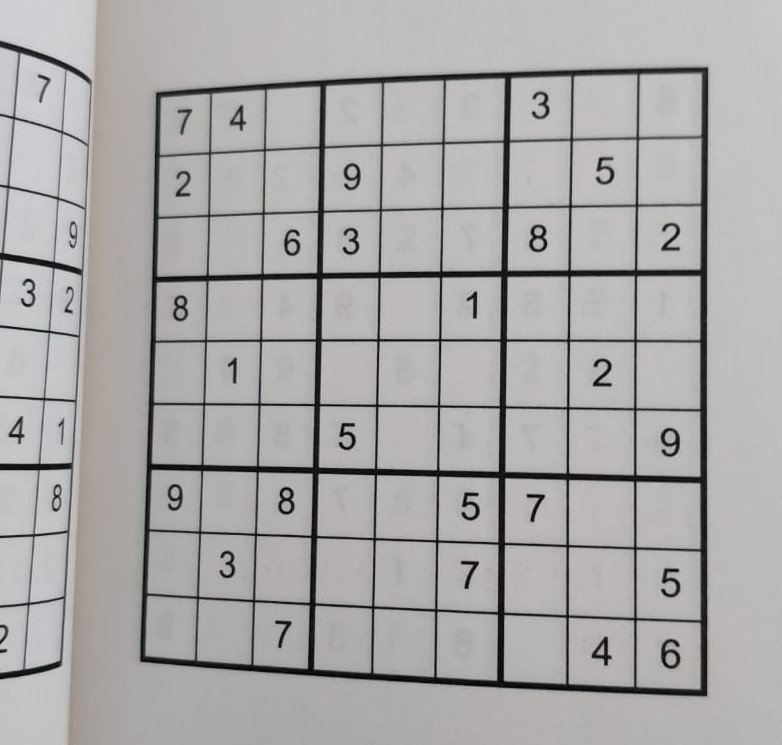
#> input picture img/sudoko.png, 782 x 745 px
$ python test2.py
#> lines starting #> are read from the running program, lines starting #| are printed output that depends on the picture; after the words box and inside, x2 and y2 are one past the last pixel; in counts of white or black regions, pixels touching at a corner belong together
"""
@file hough_lines.py
@brief This program demonstrates line finding with the Hough transform
"""
import sys
import math
import cv2 as cv
import numpy as np
def main(argv):
    default_file = "./img/sudoko.png"
    filename = argv[0] if len(argv) > 0 else default_file
    # Loads an image
    img_sudoko_color = cv.imread("./img/sudoko.png")
#> img_sudoko_color is the input picture: shape (745, 782, 3); mean B, G, R 167.3, 168.3, 169.9
    src = cv.cvtColor(img_sudoko_color, cv.COLOR_BGR2GRAY)

    dst = cv.Canny(src, 50, 200, None, 3)
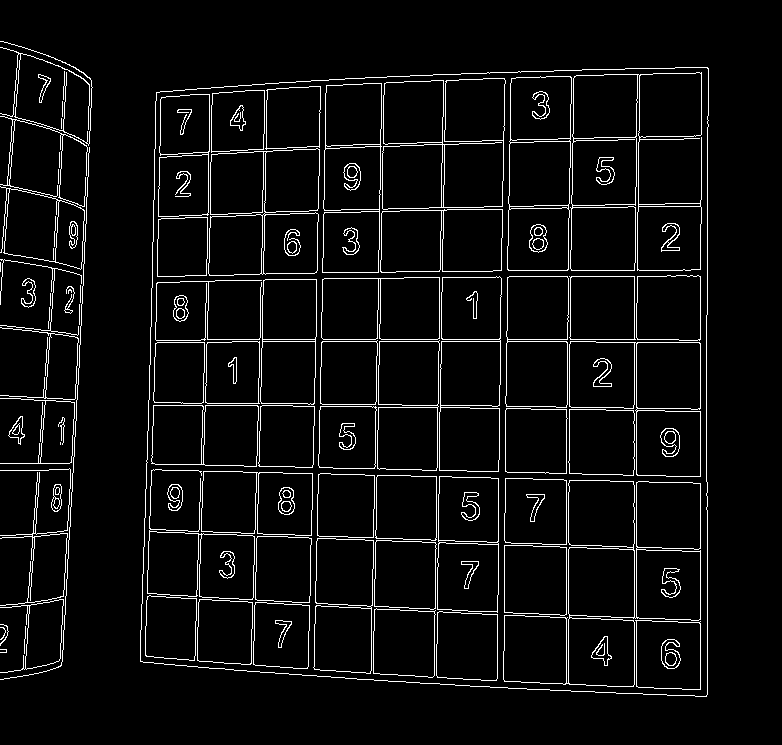
#> dst: shape (745, 782); 5.2% white in thin lines or dots, all inside (x1, y1, x2, y2) = (0, 41, 709, 697)

    # Copy edges to the images that will display the results in BGR
    cdstP = cv.cvtColor(dst, cv.COLOR_GRAY2BGR)

    linesP = cv.HoughLinesP(dst, 1, np.pi / 180, 50, None, 50, 10)
#> linesP = 151 rows, first 6: [700, 696, 700, 224], [636, 693, 636, 303], [382, 170, 384, 77], [707, 694, 707, 482], [201, 339, 678, 339], [439, 470, 441, 304]

    if linesP is not None:
        for i in range(0, len(linesP)):
            l = linesP[i][0]
            cv.line(cdstP, (l[0], l[1]), (l[2], l[3]), (0,0,255), 3, cv.LINE_AA)
#> this loop made 151 passes
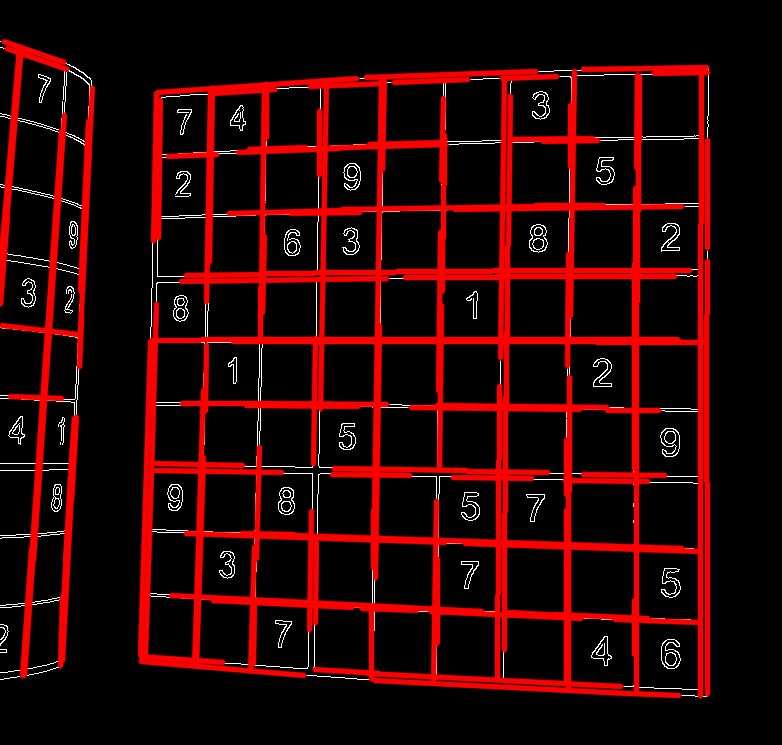
#> cdstP: shape (745, 782, 3); mean B, G, R 3.7, 3.7, 43.2

    cv.imshow("Source", src)
    cv.imshow("Detected Lines (in red) - Probabilistic Line Transform", cdstP)

    cv.waitKey()
    return 0

if __name__ == "__main__":
    main(sys.argv[1:])
